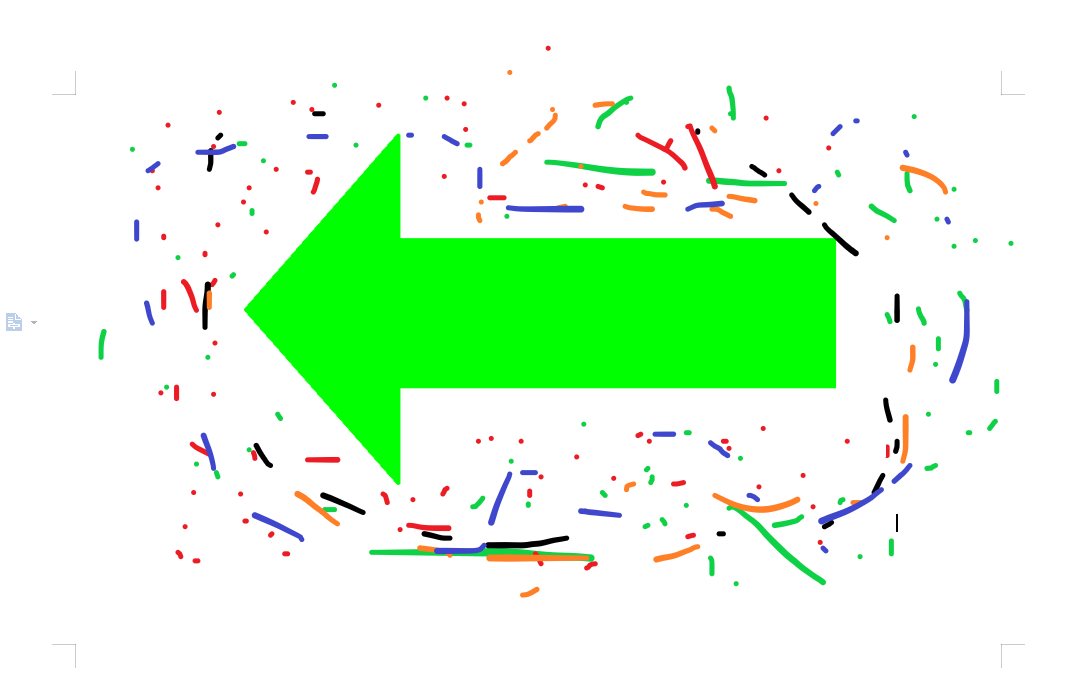
#> input picture ros/green1.png, 1068 x 679 px, found by its file name
$ python '3 (2).py'   (older library calls are emulated)
#> lines starting #> are read from the running program, lines starting #| are printed output that depends on the picture; after the words box and inside, x2 and y2 are one past the last pixel; in counts of white or black regions, pixels touching at a corner belong together

import cv2
import numpy as np
# [4 lines of commented-out code are left out]
path = "C:\\Users\\syc\\Desktop\\ros\\green1.png"
#hsv = cv2.imread(path)
img = cv2.imread(path)
#> img is the input picture: shape (679, 1068, 3); mean B, G, R 217, 250.6, 217.9
# Convert BGR to HSV
while(1):
    feedback=0
    countred = 0
    countgreen = 0
    #ret, img = cap.read()

    hsv = cv2.cvtColor(img, cv2.COLOR_BGR2HSV)
#> hsv: shape (679, 1068, 3); mean H, S, V 10.6, 38.3, 253.2
    # cv2.imshow("3",hsv)
    # cv2.waitKey(0)
    sensitivity = 15
    kernel = cv2.getStructuringElement(cv2.MORPH_RECT, (5, 5))
    # define range of red color in HSV
    lower_red_0, upper_red_0 = np.array([0, 100, 100]), np.array([sensitivity, 255, 255])
    lower_red_1, upper_red_1 = np.array([180 - sensitivity, 100, 100]), np.array([180, 255, 255])
    # Threshold the HSV image to get a range of red color
    mask_0 = cv2.inRange(hsv, lower_red_0, upper_red_0)
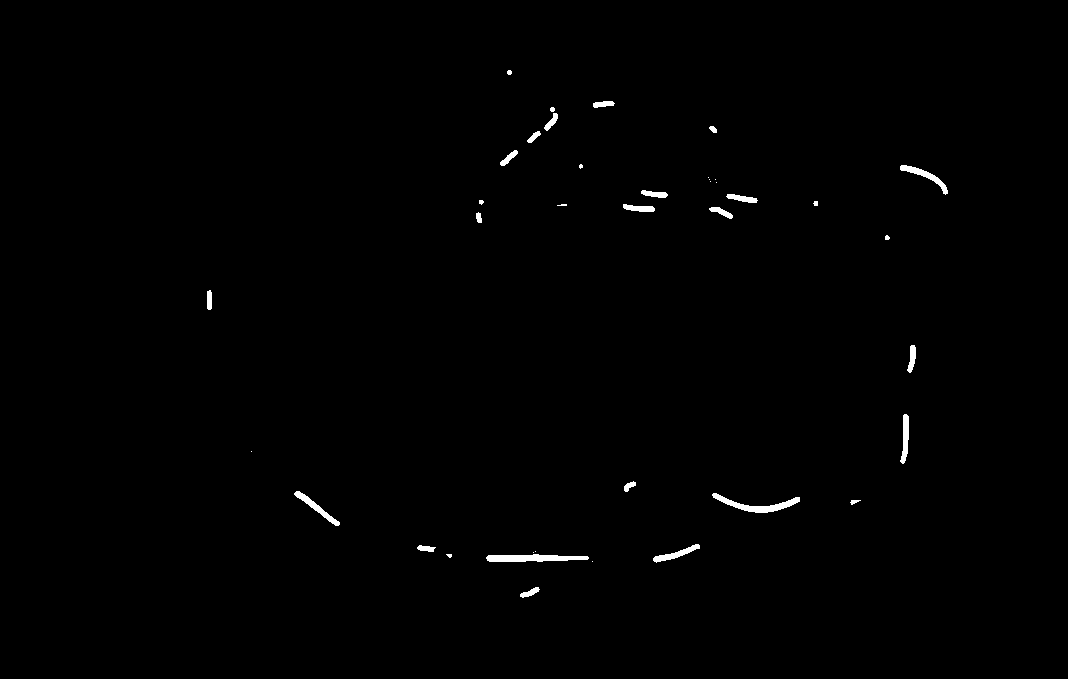
#> mask_0: shape (679, 1068); 0.57% white; 39 white regions (13 under 20 px), largest, box (x1, y1, x2, y2) and area: (486, 554, 589, 562) 608, (712, 493, 800, 513) 546, (900, 165, 948, 195) 322
    mask_1 = cv2.inRange(hsv, lower_red_1, upper_red_1)
#> mask_1: shape (679, 1068); 0.51% white; 77 white regions (12 under 20 px), largest, box (x1, y1, x2, y2) and area: (685, 123, 718, 189) 406, (635, 133, 688, 171) 387, (406, 523, 451, 531) 250
    mask_red = cv2.bitwise_or(mask_0, mask_1)
#> mask_red: shape (679, 1068); 1.1% white; 105 white regions (14 under 20 px), largest, box (x1, y1, x2, y2) and area: (486, 551, 589, 566) 637, (712, 493, 800, 513) 546, (685, 123, 718, 189) 411
    mask_red = cv2.morphologyEx(mask_red, cv2.MORPH_CLOSE, kernel)
#> mask_red: shape (679, 1068); 1.1% white; 101 white regions (13 under 20 px), largest, box (x1, y1, x2, y2) and area: (486, 551, 598, 571) 721, (712, 493, 800, 513) 546, (685, 123, 718, 189) 411
    mask_red = cv2.morphologyEx(mask_red, cv2.MORPH_OPEN, kernel)
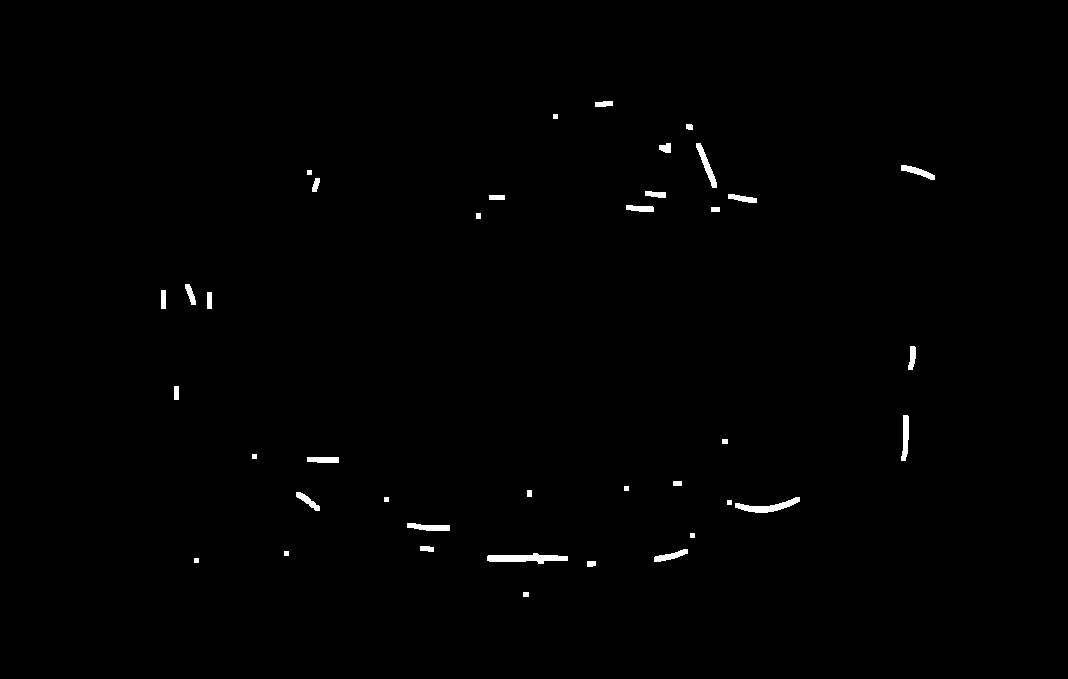
#> mask_red: shape (679, 1068); 0.6% white; 39 white regions, largest, box (x1, y1, x2, y2) and area: (487, 553, 568, 564) 542, (735, 497, 800, 513) 415, (696, 143, 717, 188) 281
    cv2.imshow('image', img)
    cv2.imshow('mask_red', mask_red)
    image = cv2.cvtColor(mask_red, cv2.COLOR_GRAY2BGR)

    #cv2.waitKey(100)
    mediu = cv2.medianBlur(mask_red, 19)
#> mediu: shape (679, 1068); every value is 0
    #cv2.imshow('1', mediu)
    #cv2.waitKey(1000)

    ret, thresh = cv2.threshold(mediu, 127, 255, cv2.THRESH_BINARY)
    ret,contours, hierarchy = cv2.findContours(thresh, 1, 2)
#> contours = []

    if len(contours):
        # print(len(contours))
        cnt = contours[0]
        if cv2.contourArea(contours[0]) > 500:
            countred = 1
    else:
        #print("wuhongse")
        countred = 0

    if (countred == 1):
        ser.write('s')
        response = ser.readall()
        print(response)
        print("stop")
        feedback=1
        cv2.waitKey(100)
        countred == 0
        continue
        # continue
    '''
        x, y, w, h = cv2.boundingRect(cnt)
        cv2.rectangle(mediu, (x, y), (x + w, y + h), (100, 120, 130), 1)

        cv2.imshow('jx', mediu)

        mediu = mediu[y:y + h, x:x + w]
        print(y)
        print(y + h)
        print(x)
        print(x + w)
        zx = (y + y + h) / 2
        zx1 = ((w) / 2)
        zx2 = ((w) / 2) * 1000
        print(zx1)

        cv2.waitKey(1000)

        M = cv2.moments(mediu)  # 计算矩
        cv2.imshow("2", mediu)
        cv2.waitKey(1000)
        print(M)
        print("1")
        if (M['m00'] != 0):
            cx = int(M['m10'] / M['m00'])  # 计算重心
            cy = int(M['m01'] / M['m00'])
            # print (cy)
            print(cx)
            cx2 = cx * 1000
        if zx2 < cx2:
            print("right")
        else:
            print("left")
    '''

    lower_blue = np.array([35, 43, 46])
    upper_blue = np.array([77, 255, 255])
    mask = cv2.inRange(hsv, lower_blue, upper_blue)
#> mask: shape (679, 1068); 13.9% white; 67 white regions (2 under 20 px), largest, box (x1, y1, x2, y2) and area: (244, 133, 836, 485) 94182, (726, 505, 826, 585) 807, (544, 159, 656, 176) 755
    res = cv2.bitwise_and(img, img, mask=mask)
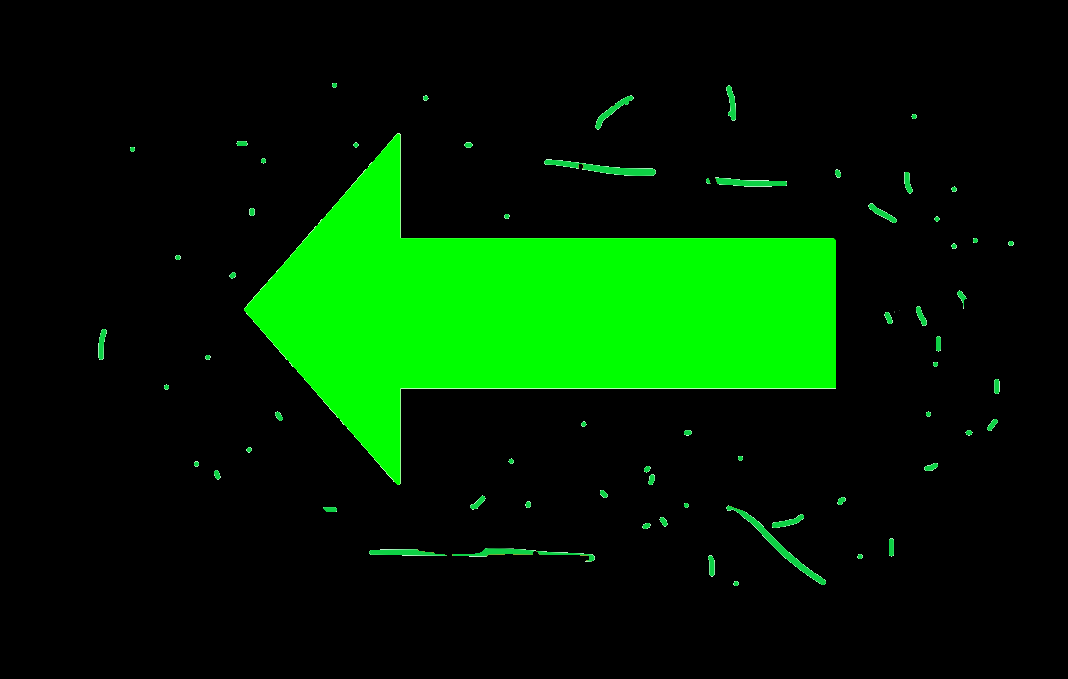
#> res: shape (679, 1068, 3); mean B, G, R 1.1, 35, 0.6
    mask = cv2.morphologyEx(mask, cv2.MORPH_CLOSE, kernel)
#> mask: shape (679, 1068); 13.9% white; 66 white regions (2 under 20 px), largest, box (x1, y1, x2, y2) and area: (244, 133, 836, 485) 94182, (726, 505, 826, 585) 811, (544, 159, 656, 176) 773
    mask = cv2.morphologyEx(mask, cv2.MORPH_OPEN, kernel)
#> mask: shape (679, 1068); 13.7% white; 37 white regions, largest, box (x1, y1, x2, y2) and area: (245, 134, 836, 484) 94173, (545, 159, 655, 176) 766, (742, 512, 825, 584) 729
    mask = cv2.medianBlur(mask, 19)
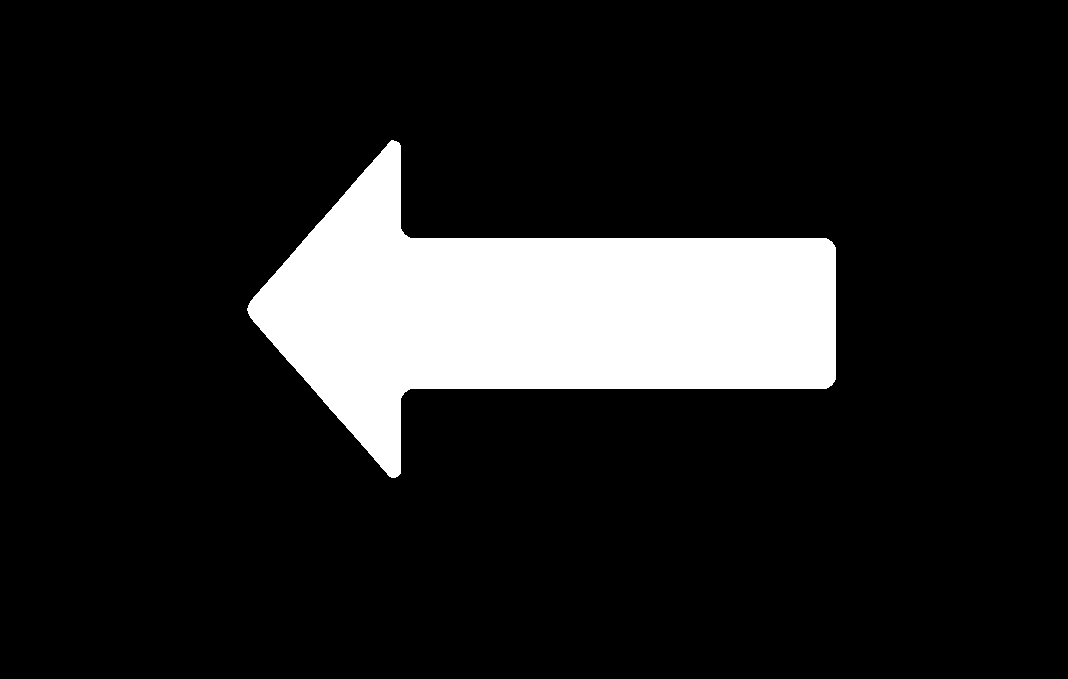
#> mask: shape (679, 1068); 13% white; 1 white region
    cv2.imshow('hsv', hsv)
    cv2.imshow('mask', mask)
    cv2.imshow('res', res)
    cv2.imshow('img', img)
    cv2.waitKey(100)

    ret, thresh = cv2.threshold(mask, 127, 255, cv2.THRESH_BINARY)
    ret,contours, hierarchy = cv2.findContours(thresh, 1, 2)
#> contours = 1 contour; box (x1, y1, x2, y2) and area: (247, 140, 836, 478) 93268

    if len(contours):
        # print(len(contours))
        cnt = contours[0]
#> cnt = contour of 150 points, box (x1, y1, x2, y2) (247, 140, 836, 478), area 93268
        if cv2.contourArea(contours[0]) > 500:
            countgreen = 1
    else:
        print("wulvse")
        countgreen = 0
        cv2.waitKey(100)
        continue

        # continue
    if (countgreen == 1):

        x, y, w, h = cv2.boundingRect(cnt)
#> x = 247; y = 140; w = 589; h = 338
        cv2.rectangle(mask, (x, y), (x + w, y + h), (100, 120, 130), 10)
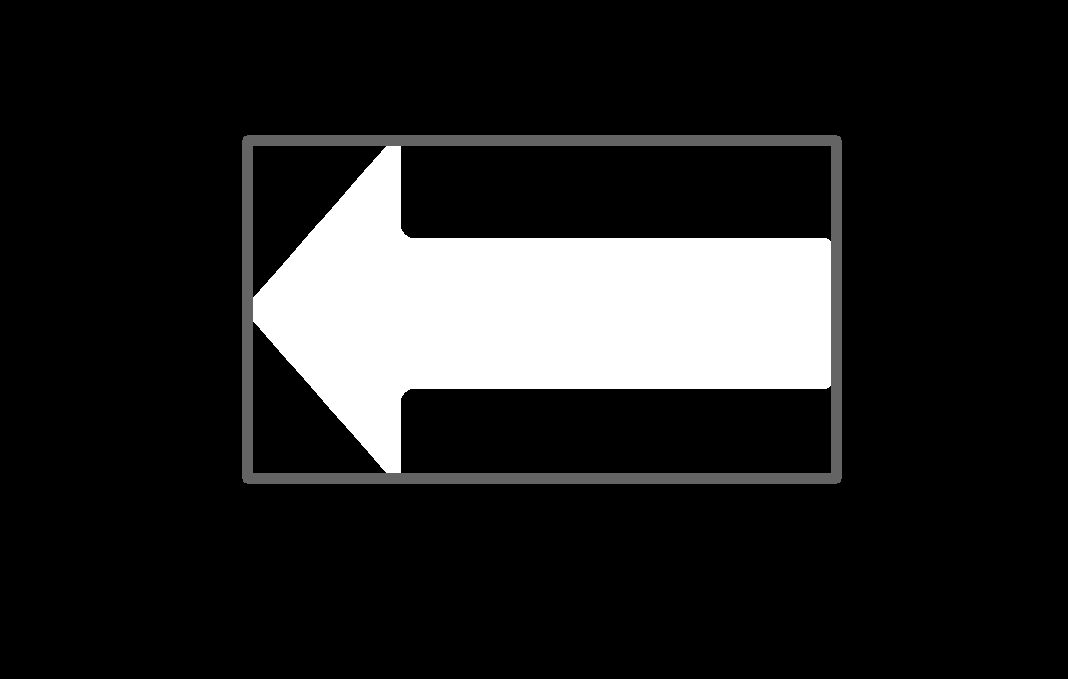
#> mask: shape (679, 1068); 2.81% of pixels changed, all inside (x1, y1, x2, y2) = (242, 135, 842, 484)

        cv2.imshow('jx', mask)

        mask = mask[y:y + h, x:x + w]
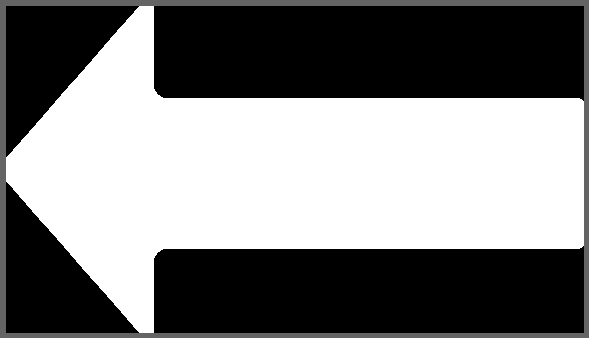
#> mask: shape (338, 589); min 0, max 255, mean 124.4
        print(y)
#| 140
        print(y + h)
#| 478
        print(x)
#| 247
        print(x + w)
#| 836
        zx = (y + y + h) / 2
#> zx = 309
        zx1 = ((w) / 2)
#> zx1 = 294.5
        zx2 = ((w) / 2) * 1000
#> zx2 = 294500
        print(zx1)
#| 294.5
        cv2.imshow("mask",mask)
        cv2.waitKey(0)
       # cv2.waitKey(1000)

        M = cv2.moments(mask)  # 计算矩
#> M = moments, m00 24758555, centre m10/m00, m01/m00 = (287.3, 171.3)
        #cv2.imshow("2", mask)
        #cv2.waitKey(1000)
        print(M)
#> (printed output is left out)
        print("1")
        if (M['m00'] != 0):
            cx = int(M['m10'] / M['m00'])  # 计算重心
#> cx = 287
            cy = int(M['m01'] / M['m00'])
#> cy = 171
            # print (cy)
           # print(cx)
            cx2 = cx * 1000
#> cx2 = 287000
        if zx2 < cx2:
            ser.write('r')
            response = ser.readall()
            print(response)
            print("stop")
            print("right")
            feedback=2
        else:
            #ser.write('l')
            #response = ser.readall()
            #print(response)
            print("stop")
            print("left")
            feedback=3
cv2.waitKey(100)
    # mediu = cv2.cvtColor(mediu,cv2.COLOR_BGR2GRAY)

    # print (cx)

'''

contours_green=detect_green(frame)
    contours_red = detect_red(frame)
    flag_green = 0
    flag_red = 0
    for contour in contours_green:
        if cv2.contourArea(contour) > 1000:
            flag_green = 1
            break
    for contour in contours_red:
        if cv2.contourArea(contour) > 1000:
            flag_red = 1
            break
    if flag_green:
        contours = contours_green
    elif flag_red:
        contours = contours_red
    else:
        print('-----------没有检测到------------')
        continue
'''
